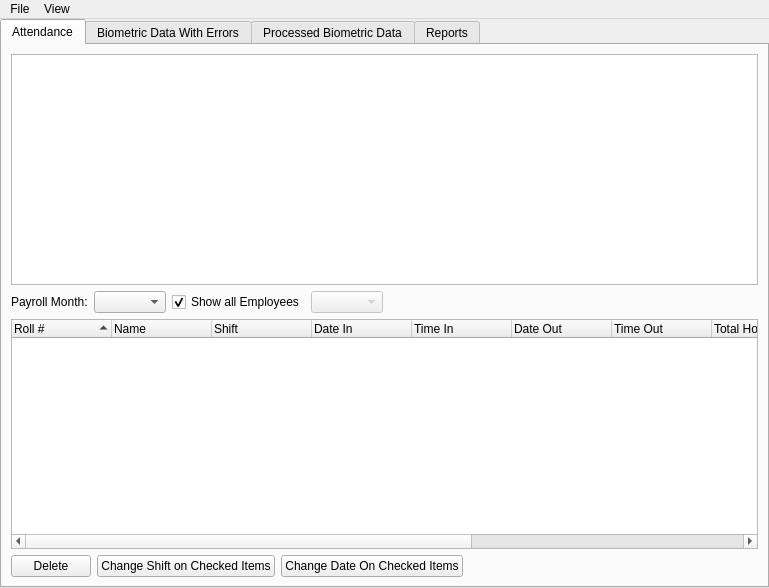
<?xml version="1.0" encoding="UTF-8"?>
<ui version="4.0">
 <class>Attendance2</class>
 <widget class="QMainWindow" name="Attendance2">
  <property name="geometry">
   <rect>
    <x>0</x>
    <y>0</y>
    <width>751</width>
    <height>588</height>
   </rect>
  </property>
  <property name="windowTitle">
   <string>Attendance</string>
  </property>
  <property name="windowIcon">
   <iconset resource="pngs.qrc">
    <normaloff>:/downloads/newicons/clock_red.png</normaloff>:/downloads/newicons/clock_red.png</iconset>
  </property>
  <widget class="QWidget" name="centralwidget">
   <layout class="QVBoxLayout" name="verticalLayout_3">
    <property name="spacing">
     <number>0</number>
    </property>
    <property name="leftMargin">
     <number>0</number>
    </property>
    <property name="topMargin">
     <number>0</number>
    </property>
    <property name="rightMargin">
     <number>0</number>
    </property>
    <property name="bottomMargin">
     <number>0</number>
    </property>
    <item>
     <widget class="QTabWidget" name="tabWidget">
      <property name="currentIndex">
       <number>0</number>
      </property>
      <widget class="QWidget" name="tab">
       <attribute name="title">
        <string>Attendance</string>
       </attribute>
       <layout class="QVBoxLayout" name="verticalLayout_2">
        <item>
         <widget class="CustomQueryView" name="treeView"/>
        </item>
        <item>
         <layout class="QHBoxLayout" name="horizontalLayout_2">
          <item>
           <widget class="QLabel" name="label">
            <property name="text">
             <string>Payroll Month:</string>
            </property>
           </widget>
          </item>
          <item>
           <widget class="QComboBox" name="cboMonths"/>
          </item>
          <item>
           <widget class="QCheckBox" name="chkAttendanceAllEmployees">
            <property name="text">
             <string>Show all Employees</string>
            </property>
            <property name="checked">
             <bool>true</bool>
            </property>
           </widget>
          </item>
          <item>
           <widget class="QComboBox" name="cboAttendanceEmployee">
            <property name="enabled">
             <bool>false</bool>
            </property>
           </widget>
          </item>
          <item>
           <spacer name="horizontalSpacer_2">
            <property name="orientation">
             <enum>Qt::Horizontal</enum>
            </property>
            <property name="sizeHint" stdset="0">
             <size>
              <width>40</width>
              <height>20</height>
             </size>
            </property>
           </spacer>
          </item>
         </layout>
        </item>
        <item>
         <layout class="QVBoxLayout" name="verticalLayout">
          <item>
           <widget class="QTreeWidget" name="lstAttendance">
            <property name="alternatingRowColors">
             <bool>true</bool>
            </property>
            <property name="sortingEnabled">
             <bool>true</bool>
            </property>
            <column>
             <property name="text">
              <string>Roll #</string>
             </property>
            </column>
            <column>
             <property name="text">
              <string>Name</string>
             </property>
            </column>
            <column>
             <property name="text">
              <string>Shift</string>
             </property>
            </column>
            <column>
             <property name="text">
              <string>Date In</string>
             </property>
            </column>
            <column>
             <property name="text">
              <string>Time In</string>
             </property>
            </column>
            <column>
             <property name="text">
              <string>Date Out</string>
             </property>
            </column>
            <column>
             <property name="text">
              <string>Time Out</string>
             </property>
            </column>
            <column>
             <property name="text">
              <string>Total Hours Worked</string>
             </property>
            </column>
            <column>
             <property name="text">
              <string>Overtime Hours</string>
             </property>
            </column>
            <column>
             <property name="text">
              <string>Double Overtime Hours</string>
             </property>
            </column>
            <column>
             <property name="text">
              <string>Absent Hours</string>
             </property>
            </column>
            <column>
             <property name="text">
              <string>Comment</string>
             </property>
            </column>
           </widget>
          </item>
         </layout>
        </item>
        <item>
         <layout class="QHBoxLayout" name="horizontalLayout">
          <item>
           <widget class="QPushButton" name="cmdDelete">
            <property name="text">
             <string>Delete</string>
            </property>
           </widget>
          </item>
          <item>
           <widget class="QPushButton" name="cmdChangeShift">
            <property name="text">
             <string>Change Shift on Checked Items</string>
            </property>
           </widget>
          </item>
          <item>
           <widget class="QPushButton" name="cmdChangeDate">
            <property name="text">
             <string>Change Date On Checked Items</string>
            </property>
           </widget>
          </item>
          <item>
           <spacer name="horizontalSpacer">
            <property name="orientation">
             <enum>Qt::Horizontal</enum>
            </property>
            <property name="sizeHint" stdset="0">
             <size>
              <width>40</width>
              <height>20</height>
             </size>
            </property>
           </spacer>
          </item>
         </layout>
        </item>
       </layout>
      </widget>
      <widget class="QWidget" name="tab_3">
       <attribute name="title">
        <string>Biometric Data With Errors</string>
       </attribute>
       <layout class="QVBoxLayout" name="verticalLayout_6">
        <item>
         <layout class="QHBoxLayout" name="horizontalLayout_4">
          <item>
           <widget class="QPushButton" name="cmdDeleteRawData">
            <property name="text">
             <string>Delete Selected Entries</string>
            </property>
           </widget>
          </item>
          <item>
           <widget class="QPushButton" name="cmdChangeRawEntry">
            <property name="text">
             <string>Change Entry Type</string>
            </property>
           </widget>
          </item>
          <item>
           <widget class="QPushButton" name="cmdProcessUnprocessed">
            <property name="text">
             <string>Process Unprocessed Entries</string>
            </property>
           </widget>
          </item>
          <item>
           <spacer name="horizontalSpacer_4">
            <property name="orientation">
             <enum>Qt::Horizontal</enum>
            </property>
            <property name="sizeHint" stdset="0">
             <size>
              <width>40</width>
              <height>20</height>
             </size>
            </property>
           </spacer>
          </item>
         </layout>
        </item>
        <item>
         <widget class="QFrame" name="frameBiometricProcessing">
          <property name="frameShape">
           <enum>QFrame::StyledPanel</enum>
          </property>
          <property name="frameShadow">
           <enum>QFrame::Raised</enum>
          </property>
          <layout class="QHBoxLayout" name="horizontalLayout_5">
           <item>
            <widget class="QLabel" name="lblBiometricData">
             <property name="text">
              <string>Processing Entries...</string>
             </property>
            </widget>
           </item>
           <item>
            <widget class="QProgressBar" name="prgBiometricData">
             <property name="value">
              <number>0</number>
             </property>
            </widget>
           </item>
          </layout>
         </widget>
        </item>
        <item>
         <widget class="QTreeWidget" name="trvRawAttendanceData">
          <property name="alternatingRowColors">
           <bool>true</bool>
          </property>
          <property name="sortingEnabled">
           <bool>true</bool>
          </property>
          <column>
           <property name="text">
            <string>EntryID</string>
           </property>
          </column>
          <column>
           <property name="text">
            <string>Roll #</string>
           </property>
          </column>
          <column>
           <property name="text">
            <string>Name</string>
           </property>
          </column>
          <column>
           <property name="text">
            <string>Date</string>
           </property>
          </column>
          <column>
           <property name="text">
            <string>Time</string>
           </property>
          </column>
          <column>
           <property name="text">
            <string>In/Out</string>
           </property>
          </column>
          <column>
           <property name="text">
            <string>Posted</string>
           </property>
          </column>
          <column>
           <property name="text">
            <string>Reason</string>
           </property>
          </column>
         </widget>
        </item>
       </layout>
      </widget>
      <widget class="QWidget" name="tab_4">
       <attribute name="title">
        <string>Processed Biometric Data</string>
       </attribute>
       <layout class="QVBoxLayout" name="verticalLayout_8">
        <item>
         <layout class="QHBoxLayout" name="horizontalLayout_6">
          <item>
           <widget class="QDateEdit" name="dtpProcessed">
            <property name="displayFormat">
             <string>dd MMM yyyy</string>
            </property>
            <property name="calendarPopup">
             <bool>true</bool>
            </property>
           </widget>
          </item>
          <item>
           <widget class="QPushButton" name="cmdDeleteProcessedData">
            <property name="text">
             <string>Delete Selected Entries</string>
            </property>
           </widget>
          </item>
          <item>
           <widget class="QPushButton" name="cmdAssignBiometricShift">
            <property name="text">
             <string>Assign Shifts to Selected Items</string>
            </property>
           </widget>
          </item>
          <item>
           <spacer name="horizontalSpacer_5">
            <property name="orientation">
             <enum>Qt::Horizontal</enum>
            </property>
            <property name="sizeHint" stdset="0">
             <size>
              <width>40</width>
              <height>20</height>
             </size>
            </property>
           </spacer>
          </item>
         </layout>
        </item>
        <item>
         <widget class="QSplitter" name="splitter_2">
          <property name="sizePolicy">
           <sizepolicy hsizetype="Expanding" vsizetype="Preferred">
            <horstretch>0</horstretch>
            <verstretch>2</verstretch>
           </sizepolicy>
          </property>
          <property name="orientation">
           <enum>Qt::Horizontal</enum>
          </property>
          <widget class="QTreeWidget" name="trvProcessedBiometricData">
           <property name="minimumSize">
            <size>
             <width>511</width>
             <height>0</height>
            </size>
           </property>
           <property name="alternatingRowColors">
            <bool>true</bool>
           </property>
           <property name="sortingEnabled">
            <bool>true</bool>
           </property>
           <column>
            <property name="text">
             <string>EntryID</string>
            </property>
           </column>
           <column>
            <property name="text">
             <string>#</string>
            </property>
           </column>
           <column>
            <property name="text">
             <string>Name</string>
            </property>
           </column>
           <column>
            <property name="text">
             <string>Date In</string>
            </property>
           </column>
           <column>
            <property name="text">
             <string>Time In</string>
            </property>
           </column>
           <column>
            <property name="text">
             <string>Date Out</string>
            </property>
           </column>
           <column>
            <property name="text">
             <string>Time Out</string>
            </property>
           </column>
          </widget>
          <widget class="QWidget" name="layoutWidget">
           <layout class="QVBoxLayout" name="verticalLayout_7">
            <item>
             <widget class="QLabel" name="label_4">
              <property name="text">
               <string>Users who have not clocked in on this date:</string>
              </property>
             </widget>
            </item>
            <item>
             <widget class="QTreeWidget" name="trvNotClockedOnThisDate">
              <property name="alternatingRowColors">
               <bool>true</bool>
              </property>
              <property name="sortingEnabled">
               <bool>true</bool>
              </property>
              <column>
               <property name="text">
                <string>#</string>
               </property>
              </column>
              <column>
               <property name="text">
                <string>Name</string>
               </property>
              </column>
             </widget>
            </item>
            <item>
             <widget class="QLabel" name="label_5">
              <property name="text">
               <string>Biometric errors on this date</string>
              </property>
             </widget>
            </item>
            <item>
             <widget class="QTreeWidget" name="trvErrorsOnThisDate">
              <property name="alternatingRowColors">
               <bool>true</bool>
              </property>
              <property name="sortingEnabled">
               <bool>true</bool>
              </property>
              <column>
               <property name="text">
                <string>Entry ID</string>
               </property>
              </column>
              <column>
               <property name="text">
                <string>Emp #</string>
               </property>
              </column>
              <column>
               <property name="text">
                <string>Name</string>
               </property>
              </column>
              <column>
               <property name="text">
                <string>Date</string>
               </property>
              </column>
              <column>
               <property name="text">
                <string>Time</string>
               </property>
              </column>
              <column>
               <property name="text">
                <string>In/Out</string>
               </property>
              </column>
              <column>
               <property name="text">
                <string>Posted</string>
               </property>
              </column>
              <column>
               <property name="text">
                <string>Reason</string>
               </property>
              </column>
             </widget>
            </item>
           </layout>
          </widget>
         </widget>
        </item>
       </layout>
      </widget>
      <widget class="QWidget" name="tab_2">
       <attribute name="title">
        <string>Reports</string>
       </attribute>
       <layout class="QVBoxLayout" name="verticalLayout_4">
        <item>
         <widget class="QSplitter" name="splitter">
          <property name="orientation">
           <enum>Qt::Horizontal</enum>
          </property>
          <widget class="QListWidget" name="listWidget">
           <property name="maximumSize">
            <size>
             <width>200</width>
             <height>16777215</height>
            </size>
           </property>
           <item>
            <property name="text">
             <string>Employee Attendance For Month</string>
            </property>
           </item>
           <item>
            <property name="text">
             <string>Monthly Absentisms / Leaves</string>
            </property>
           </item>
          </widget>
          <widget class="QStackedWidget" name="stackedWidget">
           <property name="currentIndex">
            <number>0</number>
           </property>
           <widget class="QWidget" name="page">
            <layout class="QVBoxLayout" name="verticalLayout_5">
             <property name="spacing">
              <number>2</number>
             </property>
             <property name="leftMargin">
              <number>2</number>
             </property>
             <property name="topMargin">
              <number>2</number>
             </property>
             <property name="rightMargin">
              <number>2</number>
             </property>
             <property name="bottomMargin">
              <number>2</number>
             </property>
             <item>
              <layout class="QHBoxLayout" name="horizontalLayout_3">
               <item>
                <widget class="QLabel" name="label_2">
                 <property name="text">
                  <string>Name:</string>
                 </property>
                </widget>
               </item>
               <item>
                <widget class="QComboBox" name="cboEmpName">
                 <property name="sizePolicy">
                  <sizepolicy hsizetype="Preferred" vsizetype="Fixed">
                   <horstretch>1</horstretch>
                   <verstretch>2</verstretch>
                  </sizepolicy>
                 </property>
                </widget>
               </item>
               <item>
                <widget class="QLabel" name="label_3">
                 <property name="text">
                  <string>Month:</string>
                 </property>
                </widget>
               </item>
               <item>
                <widget class="QComboBox" name="cboEmpMonth">
                 <property name="sizePolicy">
                  <sizepolicy hsizetype="Preferred" vsizetype="Fixed">
                   <horstretch>1</horstretch>
                   <verstretch>0</verstretch>
                  </sizepolicy>
                 </property>
                </widget>
               </item>
               <item>
                <widget class="QPushButton" name="cmdReloadRPT1">
                 <property name="text">
                  <string>Reload</string>
                 </property>
                </widget>
               </item>
               <item>
                <spacer name="horizontalSpacer_3">
                 <property name="orientation">
                  <enum>Qt::Horizontal</enum>
                 </property>
                 <property name="sizeHint" stdset="0">
                  <size>
                   <width>40</width>
                   <height>20</height>
                  </size>
                 </property>
                </spacer>
               </item>
              </layout>
             </item>
             <item>
              <widget class="QTextBrowser" name="txtBrowser1"/>
             </item>
            </layout>
           </widget>
           <widget class="QWidget" name="page_2"/>
          </widget>
         </widget>
        </item>
       </layout>
      </widget>
     </widget>
    </item>
   </layout>
  </widget>
  <widget class="QMenuBar" name="menubar">
   <property name="geometry">
    <rect>
     <x>0</x>
     <y>0</y>
     <width>751</width>
     <height>21</height>
    </rect>
   </property>
   <widget class="QMenu" name="menuFile">
    <property name="title">
     <string>File</string>
    </property>
    <addaction name="actionNew_Attendance_Entry"/>
    <addaction name="separator"/>
    <addaction name="actionImport_Biometric_Attendance"/>
    <addaction name="separator"/>
    <addaction name="actionPrint_Attendance"/>
    <addaction name="separator"/>
    <addaction name="actionLeaves_Absent"/>
   </widget>
   <widget class="QMenu" name="menuView">
    <property name="title">
     <string>View</string>
    </property>
    <addaction name="actionRefresh"/>
    <addaction name="actionRecalculate"/>
    <addaction name="actionRecalculate_All_Entries"/>
   </widget>
   <addaction name="menuFile"/>
   <addaction name="menuView"/>
  </widget>
  <action name="actionNew_Attendance_Entry">
   <property name="icon">
    <iconset>
     <normaloff>:/images/Generic_Document.png</normaloff>:/images/Generic_Document.png</iconset>
   </property>
   <property name="text">
    <string>New Attendance Entry</string>
   </property>
   <property name="shortcut">
    <string>Ctrl+N</string>
   </property>
  </action>
  <action name="actionRefresh">
   <property name="icon">
    <iconset>
     <normaloff>:/images/Icon_168.ico</normaloff>:/images/Icon_168.ico</iconset>
   </property>
   <property name="text">
    <string>Refresh</string>
   </property>
   <property name="shortcut">
    <string>Ctrl+R</string>
   </property>
  </action>
  <action name="actionPrint_Attendance">
   <property name="icon">
    <iconset>
     <normaloff>:/images/Printer.png</normaloff>:/images/Printer.png</iconset>
   </property>
   <property name="text">
    <string>Print Attendance</string>
   </property>
   <property name="shortcut">
    <string>Ctrl+P</string>
   </property>
  </action>
  <action name="actionLeaves_Absent">
   <property name="text">
    <string>Leaves / Absent</string>
   </property>
  </action>
  <action name="actionRecalculate">
   <property name="text">
    <string>Recalculate Selected Item(s)</string>
   </property>
  </action>
  <action name="actionImport_Biometric_Data">
   <property name="text">
    <string>Import Biometric Data</string>
   </property>
  </action>
  <action name="actionAssign_Shifts">
   <property name="text">
    <string>Assign Shifts</string>
   </property>
  </action>
  <action name="actionImport_Biometric_Attendance">
   <property name="text">
    <string>Import Biometric Attendance</string>
   </property>
  </action>
  <action name="actionRecalculate_All_Entries">
   <property name="text">
    <string>Recalculate All Entries</string>
   </property>
  </action>
 </widget>
 <customwidgets>
  <customwidget>
   <class>CustomQueryView</class>
   <extends>QTreeView</extends>
   <header>customqueryview.h</header>
  </customwidget>
 </customwidgets>
 <resources>
  <include location="pngs.qrc"/>
 </resources>
 <connections>
  <connection>
   <sender>listWidget</sender>
   <signal>currentRowChanged(int)</signal>
   <receiver>stackedWidget</receiver>
   <slot>setCurrentIndex(int)</slot>
   <hints>
    <hint type="sourcelabel">
     <x>106</x>
     <y>170</y>
    </hint>
    <hint type="destinationlabel">
     <x>311</x>
     <y>174</y>
    </hint>
   </hints>
  </connection>
  <connection>
   <sender>chkAttendanceAllEmployees</sender>
   <signal>toggled(bool)</signal>
   <receiver>cboAttendanceEmployee</receiver>
   <slot>setDisabled(bool)</slot>
   <hints>
    <hint type="sourcelabel">
     <x>247</x>
     <y>295</y>
    </hint>
    <hint type="destinationlabel">
     <x>313</x>
     <y>298</y>
    </hint>
   </hints>
  </connection>
 </connections>
</ui>
